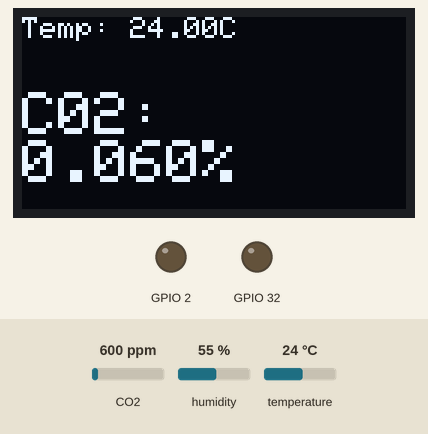
The sketch below on a simulated ESP32. Shown: 128×64 one-colour display, output pins drawn as LEDs (lit = HIGH). The inputs (shaded band) are chosen by the test bench; at power-on: CO2 600 ppm, humidity 55 %, temperature 24 °C. What the sketch prints to the serial monitor is not drawn.

Above: at 3.7 s.
3.8 s: CO2 set to 452 ppm
At 6.9 s:
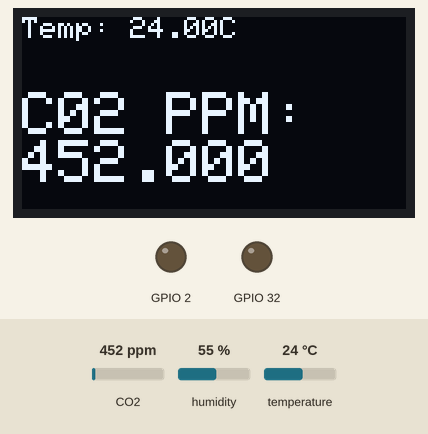
8.6 s: humidity set to 22 %
At 9.1 s:
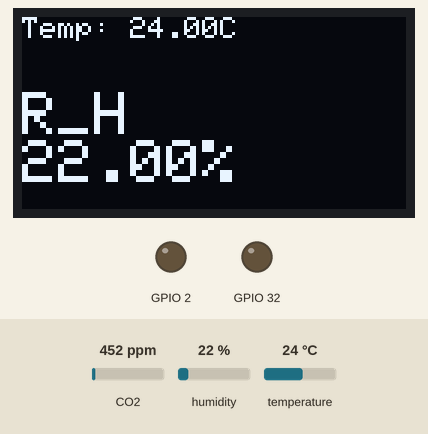
11.4 s: temperature set to 12 °C
At 13.8 s:
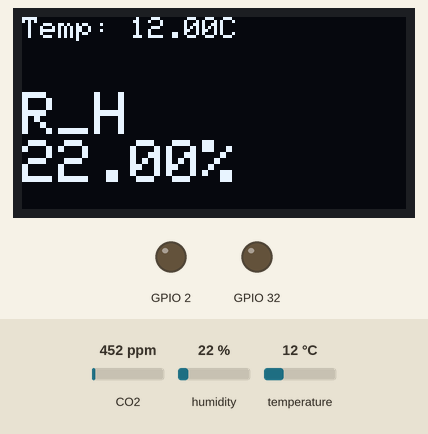
14.4 s: CO2 set to 1050 ppm
At 16.6 s:
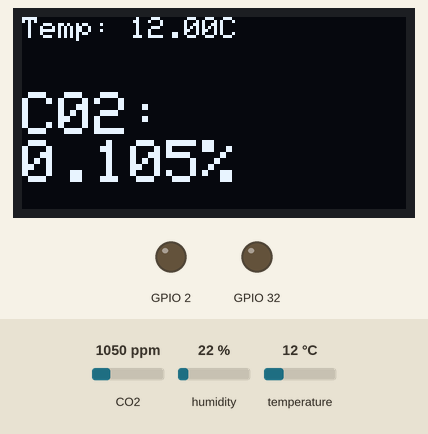
17.2 s: humidity set to 40 %
At 21.9 s:
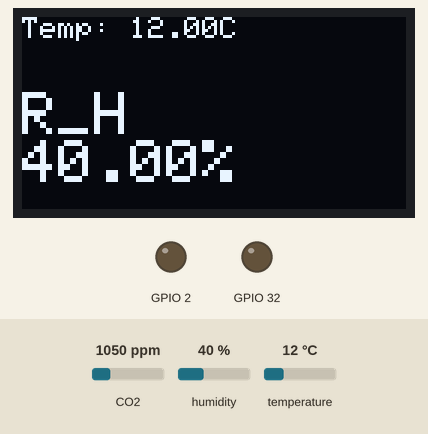
Timing chart, 0 to 23.4 s (numbered marks = the images above; inputs shaded):
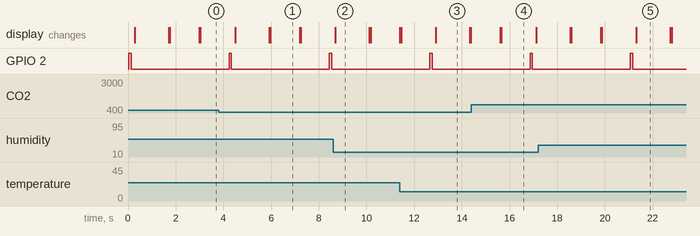

The sketch:

ssd1306_SDC30_warningbeeper_nodemcu32S.ino
```cpp
// i2c control
#include <Wire.h>

// ssd1306 for oled display
#include <Adafruit_GFX.h>
#include <Adafruit_SSD1306.h>
#include <Adafruit_SCD30.h>

Adafruit_SCD30 scd30;


float co2;
float hum;
float temp;


// OLED display is at 0x3C
#define SCREEN_WIDTH 128 // OLED display width, in pixels
#define SCREEN_HEIGHT 64 // OLED display height, in pixels
#define OLED_RESET -1 // Reset pin # (or -1 if sharing Arduino reset pin)
#define SCREEN_ADDRESS 0x3C ///< See datasheet for Address; 0x3D for 128x64, 0x3C for 128x32
Adafruit_SSD1306 display(SCREEN_WIDTH, SCREEN_HEIGHT, &Wire, OLED_RESET);


// define beeper pin to indicate if CO2 levels are too high (GPIO 32)
#define beeper_pin 33


void setup() {

  Serial.begin(115200);

  // Initialize SCD30
  if (!scd30.begin()) {
    Serial.println("Failed to find SCD30 chip");
    while (1) { delay(10); }
  }
  Serial.println("SCD30 Found!");
  // if (!scd30.setMeasurementInterval(10)){
  //   Serial.println("Failed to set measurement interval");
  //   while(1){ delay(10);}
  // }
  Serial.print("Measurement Interval: ");
  Serial.print(scd30.getMeasurementInterval());
  Serial.println(" seconds");


  // setup builtin LED
  pinMode(2, OUTPUT);
  // setup beeper CO2 warning pin
  pinMode(32, OUTPUT);

  // setup oled display
  // SSD1306_SWITCHCAPVCC = generate display voltage from 3.3V internally
  if(!display.begin(SSD1306_SWITCHCAPVCC, SCREEN_ADDRESS)) {
    Serial.println(F("SSD1306 allocation failed"));
    for(;;); // Don't proceed, loop forever
  }
  display.setTextSize(1);
  display.setTextColor(WHITE);

}


void sample_CO2_sensor() {
  // samples C02 Sensor and stores values

  if (scd30.dataReady()){
    Serial.println("Data available!");

    if (!scd30.read()){ Serial.println("Error reading sensor data"); return; }

    Serial.print(scd30.temperature);
    temp = scd30.temperature;
    Serial.println("C");

    Serial.print(scd30.relative_humidity);
    hum = scd30.relative_humidity;
    Serial.println("%R/H");

    Serial.print("CO2: ");
    Serial.print(scd30.CO2, 3);
    Serial.println(" ppm");
    co2 = scd30.CO2;
  } else {
    Serial.println("No data");
  }
}

void assess_CO2_and_warn()
{
  if (scd30.CO2 > 5000)
  {
    Serial.println("DANGER: CO2 levels are at dangerous levels");
    display.clearDisplay();
    display.display();
    display.setTextSize(2);
    display.setCursor(0, 0);
    display.println("DANGER:");
    display.println("CO2 levels");
    display.print("above 5000ppm");
    display.display();

    analogWrite(beeper_pin, 255);
    delay(1000);
    analogWrite(beeper_pin, 70);
    delay(500);
    analogWrite(beeper_pin, 0);
  }
  else if (scd30.CO2 > 3000)
  {
    Serial.println("WARNING: CO2 levels are too high.");
    display.clearDisplay();
    display.display();
    display.setTextSize(2);
    display.setCursor(0, 0);
    display.println("WARNING:");
    display.println("ELAVATED");
    display.println("CO2 levels");
    display.display();

    analogWrite(beeper_pin, 127);
    delay(200);
    analogWrite(beeper_pin, 200);
    delay(170);
    analogWrite(beeper_pin, 0);
    delay(700);
  }
  else
  {
    return;
  }
}


void loop() {

  // builtin LED on Node MCU
  digitalWrite(2, HIGH); // turn the LED on (HIGH is the voltage level)
  delay(100);
  digitalWrite(2, LOW); // turn the LED off by making the voltage LOW
  delay(100);

  sample_CO2_sensor();

  // Print text on the oled display
  display.clearDisplay();
  display.display();

///////////////////////////FIRST SCREEN///////////////////////////////

  display.setCursor(0, 0);
  // Temperature
  display.setTextSize(1);
  display.print("Temp: ");
  display.print(temp);
  display.println("C");

  // humidity
  display.setTextSize(2);
  display.setCursor(0, 25);
  display.println("R_H");
  display.print(hum);
  display.print("%");

  display.display();


  delay(1400);
///////////////////////////////////SECOND SCREEN////////////////////////////////


  display.clearDisplay();
  display.display();

  display.setCursor(0, 0);
  // Temperature
  display.setTextSize(1);
  display.print("Temp: ");
  display.print(temp);
  display.println("C");
  display.display();

  // co2
  display.setCursor(0, 25);
  display.setTextSize(2);
  display.println("C02 PPM:");
  display.println(co2, 3);
  display.display();

  delay(1200);
  sample_CO2_sensor();

  ///////////////////////////////////THIRD SCREEN////////////////////////////////


  display.clearDisplay();
  display.display();

  display.setCursor(0, 0);
  // Temperature
  display.setTextSize(1);
  display.print("Temp: ");
  display.print(temp);
  display.println("C");
  display.display();

  // co2 (percentage in atmosphere)
  display.setCursor(0, 25);
  display.setTextSize(2);
  display.println("C02:");
  display.print((co2/10000), 3);
  display.println("%");
  display.display();

  delay(1200);

  assess_CO2_and_warn();

}
```

Measured:
- what the display in image 1 shows lasts 1.2 s, from 6.0 s to 7.2 s
- what the display in image 2 shows lasts 1.4 s, from 8.7 s to 10.1 s
- what the display in image 4 shows lasts 1.4 s, from 15.7 s to 17.1 s
